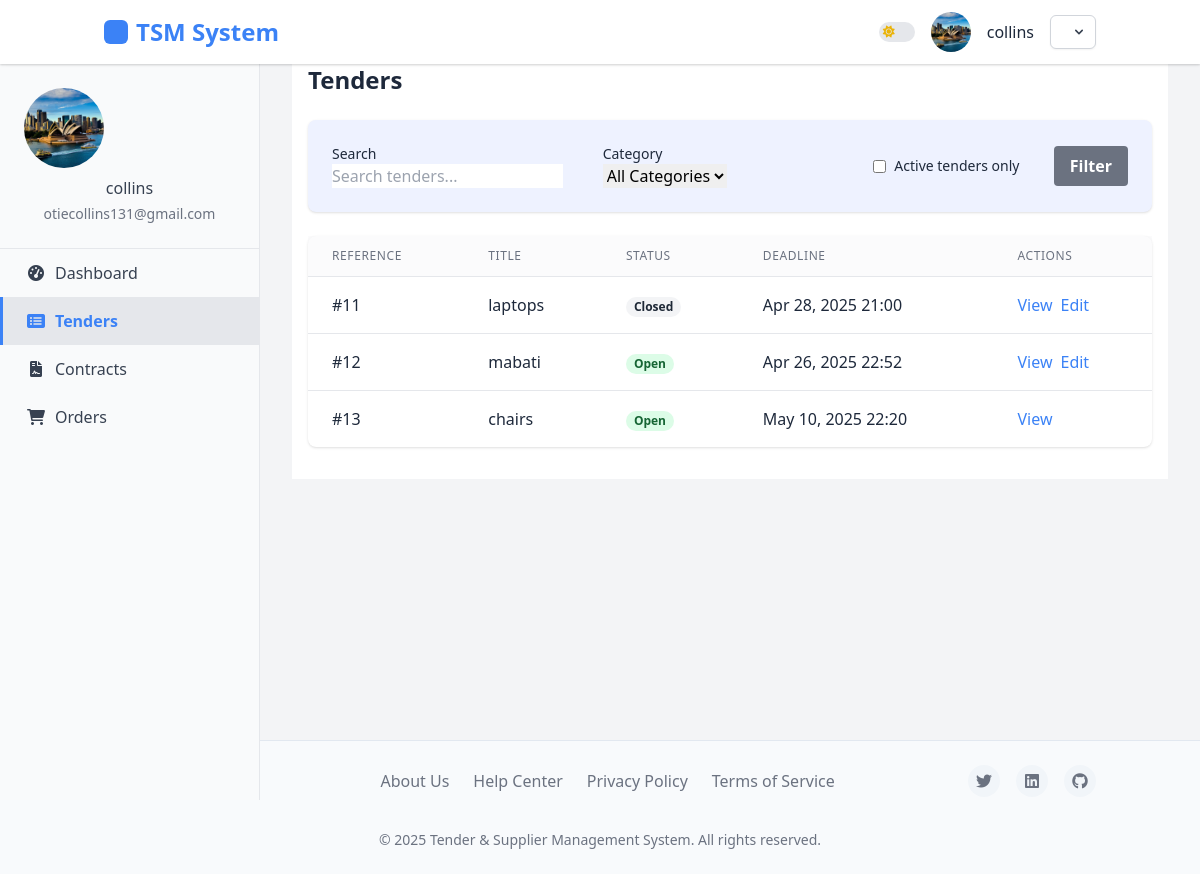
The page /tenders/ (signed in) on the database its author committed.
### accounts/models.py (models this page shows, shortened)
class User(AbstractUser):
    USER_TYPE_CHOICES = (
        ('buyer', 'Buyer'),
        ('supplier', 'Supplier'),
        ('admin', 'Administrator'),
    )
    user_type = models.CharField(
        max_length=10,
        choices=USER_TYPE_CHOICES,
        default='buyer',
        verbose_name=_('User Type')
    )
    company_name = models.CharField(max_length=100, blank=True)
    phone_number = models.CharField(max_length=20, blank=True)
    email = models.EmailField(_('email address'), unique=True)
    USERNAME_FIELD = 'email'
    REQUIRED_FIELDS = ['username', 'user_type']
    @property
    def is_buyer(self):
        return self.user_type == 'buyer'
    class Meta:
        permissions = [
            ("manage_buyers", "Can manage buyer accounts"),
            ("manage_suppliers", "Can manage supplier accounts"),
        ]

class UserProfile(models.Model):
    user = models.OneToOneField(User, on_delete=models.CASCADE, related_name='profile')
    profile_picture = models.ImageField(upload_to='profile_pics/', blank=True, null=True)
    address = models.TextField(blank=True)
    city = models.CharField(max_length=100, blank=True)
    state = models.CharField(max_length=100, blank=True)
    country = models.CharField(max_length=100, blank=True)
    postal_code = models.CharField(max_length=20, blank=True)
    tax_id = models.CharField(max_length=50, blank=True)
    registration_date = models.DateTimeField(auto_now_add=True)
    last_active = models.DateTimeField(auto_now=True)
    business_category = models.CharField(max_length=100, blank=True)
    years_in_business = models.PositiveIntegerField(default=0)
    department = models.CharField(max_length=100, blank=True)
    position = models.CharField(max_length=100, blank=True)

### tenders/models.py (models this page shows, shortened)
class Tender(models.Model):
    title = models.CharField(max_length=200)
    reference_number = models.CharField(max_length=50, unique=True)
    description = models.TextField()
    requirements = models.TextField()
    budget = models.DecimalField(max_digits=15, decimal_places=2, null=True, blank=True)
    created_at = models.DateTimeField(auto_now_add=True)
    updated_at = models.DateTimeField(auto_now=True)
    submission_deadline = models.DateTimeField()
    is_active = models.BooleanField(default=True)
    categories = models.ManyToManyField(TenderCategory, related_name='tenders')
    current_stage = models.ForeignKey(TenderStage, on_delete=models.SET_NULL, null=True, related_name='tenders')
    created_by = models.ForeignKey(settings.AUTH_USER_MODEL, on_delete=models.CASCADE, related_name='created_tenders')
    @property
    def is_deadline_passed(self):
        from django.utils import timezone
        return timezone.now() > self.submission_deadline

### tenders/views.py (the view)
# urls.py: path('', views.tender_list, name='tender_list'),
def tender_list(request):
    form = TenderSearchForm(request.GET)
    tenders = Tender.objects.all()
    if form.is_valid():
        query = form.cleaned_data.get('query')
        category = form.cleaned_data.get('category')
        is_active = form.cleaned_data.get('is_active')
        if query:
            tenders = tenders.filter(
                Q(title__icontains=query) |
                Q(description__icontains=query) |
                Q(reference_number__icontains=query)
            )
        if category:
            tenders = tenders.filter(categories=category)
        if is_active:
            tenders = tenders.filter(is_active=True)
    context = {
        'tenders': tenders,
        'form': form,
    }
    return render(request, 'tenders/tender_list.html', context)

### tenders/forms.py
class TenderSearchForm(forms.Form):
    query = forms.CharField(required=False, label='Search',
                           widget=forms.TextInput(attrs={'placeholder': 'Search tenders...'}))
    category = forms.ModelChoiceField(queryset=TenderCategory.objects.all(),
                                     required=False, empty_label="All Categories")
    is_active = forms.BooleanField(required=False, initial=True, label='Active tenders only')

### tenders/models.py (called while the page is built)
    def __str__(self):
        return self.name

### tenders/templates/tenders/tender_list.html (shortened to what this page needs)
{% extends 'base.html' %}
{% block content %}
<div class="container mx-auto px-4 py-8 theme-container">
    <div class="flex justify-between items-center mb-6">
        <h1 class="text-2xl font-bold theme-heading">Tenders</h1>
    </div>
    <div class="theme-card-primary rounded-lg shadow p-6 mb-6">
        <form method="get" class="grid grid-cols-1 md:grid-cols-3 gap-4">
            <div>
                <label for="id_query" class="block text-sm font-medium theme-paragraph">Search</label>
                <span style="color:black;">{{ form.query }}</span>
            </div>
            <div>
                <label for="id_category" class="block text-sm font-medium theme-paragraph">Category</label>
                <span style="color:black;">{{ form.category }}</span>
            </div>
            <div class="flex items-center">
                <div class="flex items-center h-full">
                    {{ form.is_active }}
                    <label for="id_is_active" class="ml-2 block text-sm font-medium theme-paragraph">Active tenders only</label>
                </div>
                <button type="submit" class="ml-auto theme-button-secondary py-2 px-4 rounded font-bold">
                    Filter
                </button>
            </div>
        </form>
    </div>
    <div class="theme-feature rounded-lg shadow">
        {% if tenders %}
            <table class="min-w-full divide-y divide-gray-200">
                <thead class="bg-opacity-10 bg-gray-300 dark:bg-gray-700 dark:bg-opacity-20">
                    <tr>
                        <th class="px-6 py-3 text-left text-xs font-medium theme-text-muted uppercase tracking-wider">Reference</th>
                        <th class="px-6 py-3 text-left text-xs font-medium theme-text-muted uppercase tracking-wider">Title</th>
                        <th class="px-6 py-3 text-left text-xs font-medium theme-text-muted uppercase tracking-wider">Status</th>
                        <th class="px-6 py-3 text-left text-xs font-medium theme-text-muted uppercase tracking-wider">Deadline</th>
                        <th class="px-6 py-3 text-left text-xs font-medium theme-text-muted uppercase tracking-wider">Actions</th>
                    </tr>
                </thead>
                <tbody class="divide-y divide-gray-200 dark:divide-gray-700">
                    {% for tender in tenders %}
                    <tr class="hover:bg-gray-50 dark:hover:bg-gray-800 transition-colors duration-150">
                        <td class="px-6 py-4 whitespace-nowrap theme-paragraph">{{ tender.reference_number }}</td>
                        <td class="px-6 py-4 theme-paragraph">{{ tender.title }}</td>
                        <td class="px-6 py-4 whitespace-nowrap">
                            {% if tender.is_active %}
                                {% if tender.is_deadline_passed %}
                                    <span class="px-2 inline-flex text-xs leading-5 font-semibold rounded-full bg-yellow-100 text-yellow-800 dark:bg-yellow-900 dark:text-yellow-200">
                                        Evaluation
                                    </span>
                                {% else %}
                                    <span class="px-2 inline-flex text-xs leading-5 font-semibold rounded-full bg-green-100 text-green-800 dark:bg-green-900 dark:text-green-200">
                                        Open
                                    </span>
                                {% endif %}
                            {% else %}
                                <span class="px-2 inline-flex text-xs leading-5 font-semibold rounded-full bg-gray-100 text-gray-800 dark:bg-gray-700 dark:text-gray-300">
                                    Closed
                                </span>
                            {% endif %}
                        </td>
                        <td class="px-6 py-4 whitespace-nowrap theme-paragraph">{{ tender.submission_deadline|date:"M d, Y H:i" }}</td>
                        <td class="px-6 py-4 whitespace-nowrap">
                            <div class="flex space-x-2">
                                <a href="{% url 'tenders:tender_detail' tender.id %}" class="theme-icon-primary hover:underline">View</a>
                                {% if user == tender.created_by %}
                                    <a href="{% url 'tenders:tender_update' tender.pk %}" class="theme-icon-primary hover:underline">Edit</a>
                                {% endif %}
                            </div>
                        </td>
                    </tr>
                    {% endfor %}
                </tbody>
            </table>
        {% else %}
            <div class="p-6 text-center theme-paragraph">
                <p>No tenders found matching your criteria.</p>
            </div>
        {% endif %}
    </div>
</div>
{% endblock %}

### accounts/templates/base.html (shortened to what this page needs)
<!DOCTYPE html>
<html lang="en" class="light">
    <head>
    <script src="https://cdn.tailwindcss.com"></script>
    <link rel="stylesheet" href="https://cdnjs.cloudflare.com/ajax/libs/font-awesome/6.0.0-beta3/css/all.min.css">
</head>
<body>
    <aside class="sidebar">
        <div class="sidebar-profile">
            {% if user.is_authenticated %}
                {% if user.profile.profile_picture %}
                    <img src="{{ user.profile.profile_picture.url }}" alt="{{ user.username }}'s Avatar">
                {% endif %}
                <h6>{{ user.get_full_name|default:user.username }}</h6>
                <p class="text-sm">{{ user.email }}</p>
            {% endif %}
        </div>
        <nav class="sidebar-nav">
            <ul>
                {% if user.is_authenticated %}
                    {% if user.is_buyer %}
                        <li><a href="{% url 'dashboard:buyer_dashboard' %}" {% if request.resolver_match.url_name == 'buyer_dashboard' %}class="active"{% endif %}><i class="fas fa-tachometer-alt"></i> Dashboard</a></li>
                        <li><a href="{% url 'tenders:tender_list' %}" {% if request.resolver_match.url_name == 'tender_list' %}class="active"{% endif %}><i class="fas fa-list-alt"></i> Tenders</a></li>
                        <li><a href="{% url 'contracts:contract_list' %}" {% if request.path == '/contracts/' %}class="active"{% endif %}><i class="fas fa-file-contract"></i> Contracts</a></li>
                        <li><a href="{% url 'orders:order_list' %}"><i class="fas fa-shopping-cart"></i> Orders</a></li>
                    {% endif %}
                {% endif %}
            </ul>
        </nav>
    </aside>
    <header>
        <nav class="container mx-auto px-4">
            <div class="logo">
                <a href="{% url 'home' %}" class="text-2xl font-bold">TSM System</a>
            </div>
            <div class="profile">
                <div class="theme-toggle-container">
                    <label class="relative inline-flex items-center cursor-pointer">
                        <span class="w-9 h-5 bg-gray-200 peer-focus:outline-none peer-focus:ring-2 peer-focus:ring-primary-300 dark:bg-gray-700 rounded-full peer dark:peer-focus:ring-primary-600 peer-checked:bg-primary-600 relative">
                            <i class="fas fa-sun absolute left-1 top-1/2 -translate-y-1/2 text-yellow-500 text-xs z-10 transition-opacity dark:opacity-0"></i>
                        </span>
                    </label>
                </div>
                {% if user.profile.profile_picture %}
                      <img src="{{ user.profile.profile_picture.url }}" alt="{{ user.username }}'s Avatar" class="w-10 h-10 rounded-full object-cover">
                    {% else %}
                      <img src="https://via.placeholder.com/40" alt="User Avatar" class="w-10 h-10 rounded-full object-cover">
                    {% endif %}
                {% if user.is_authenticated %}
                    <span class="username">{{ user.username }}</span>
                    <div class="relative inline-block text-left">
                        <button id="userMenuButton" type="button" class="inline-flex items-center justify-center px-3 py-2 text-sm font-medium text-gray-700 bg-white border border-gray-300 rounded-md shadow-sm hover:bg-gray-50 focus:outline-none focus:ring-2 focus:ring-offset-2 focus:ring-primary-500 dark:bg-gray-800 dark:border-gray-700 dark:text-gray-400 dark:hover:bg-gray-700" aria-expanded="false" aria-haspopup="true">
                            <svg class="w-4 h-4 ml-2 -mr-1" viewBox="0 0 20 20" fill="currentColor" aria-hidden="true">
                                <path fill-rule="evenodd" d="M5.293 7.293a1 1 0 011.414 0L10 10.586l3.293-3.293a1 1 0 111.414 1.414l-4 4a1 1 0 01-1.414 0l-4-4a1 1 0 010-1.414z" clip-rule="evenodd" />
                            </svg>
                        </button>
                    </div>
                {% endif %}
            </div>
        </nav>
    </header>
    <div class="main-content">
        {% block content %}{% endblock %}
    </div>
    <footer>
        <div class="container mx-auto px-4">
            <div class="footer-content">
                <div class="footer-logo">TSM System</div>
                <div class="footer-links">
                    <a href="#">About Us</a>
                    <a href="#">Help Center</a>
                    <a href="#">Privacy Policy</a>
                    <a href="#">Terms of Service</a>
                </div>
                <div class="footer-socials">
                    <a href="#"><i class="fab fa-twitter"></i></a>
                    <a href="#"><i class="fab fa-linkedin"></i></a>
                    <a href="#"><i class="fab fa-github"></i></a>
                </div>
                <div class="footer-copyright">
                    &copy; {% now "Y" %} Tender & Supplier Management System. All rights reserved.
                </div>
            </div>
        </div>
    </footer>
</body>
</html>

### rows shown on the page
User: profile.profile_picture (picture), get_full_name "collins", email "otiecollins131@gmail.com", username "collins"
Tender: reference_number "#11", title "laptops", is_active "Closed", submission_deadline "Apr 28, 2025 21:00", shows "Edit"
Tender: reference_number "#12", title "mabati", is_active "Open", submission_deadline "Apr 26, 2025 22:52", shows "Edit"
Tender: reference_number "#13", title "chairs", is_active "Open", submission_deadline "May 10, 2025 22:20"
